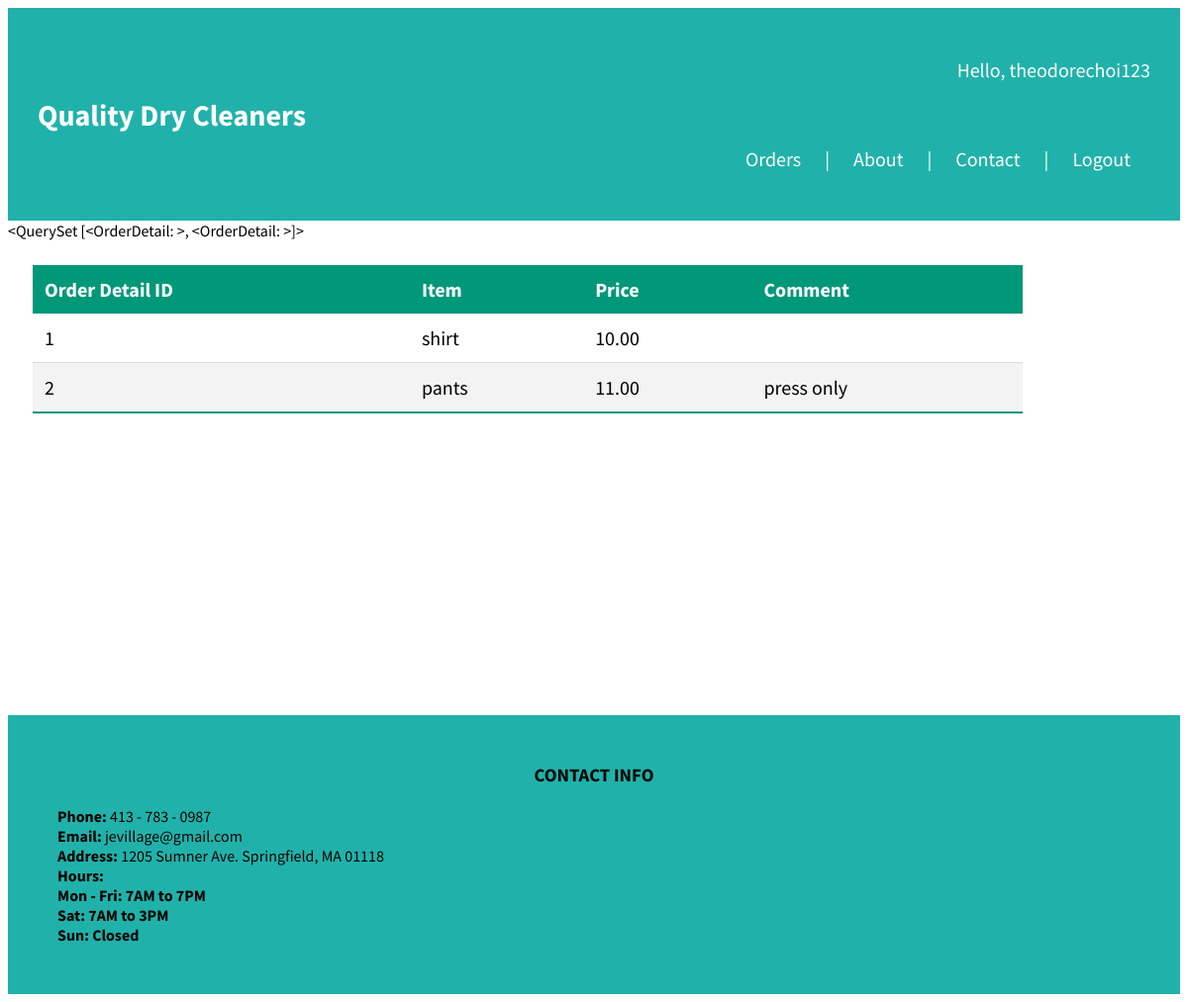
Page /orderDetail/1/ (signed in) on the committed database.
### account/models.py (models this page shows, shortened)
class Account(AbstractBaseUser):
	email 					= models.EmailField(verbose_name='email', max_length=60, unique=True)
	first_name				= models.CharField(max_length=30)
	last_name				= models.CharField(max_length=30)
	username 				= models.CharField(max_length=30, unique=True)
	date_joined				= models.DateTimeField(verbose_name='date joined', auto_now_add=True)
	last_login 				= models.DateTimeField(verbose_name='last login', auto_now=True)
	is_admin 				= models.BooleanField(default=False)
	is_active 				= models.BooleanField(default=True)
	is_staff 				= models.BooleanField(default=False)
	is_superuser 			= models.BooleanField(default=False)
	USERNAME_FIELD = 'email' #This is how you login to the website (using email)
	REQUIRED_FIELDS = ['username', 'first_name', 'last_name',]
	objects = MyAccountManager()

### orderDetail/models.py (models this page shows)
class OrderDetail(models.Model):
	orderDetailID = models.BigAutoField(primary_key=True)
	item = models.TextField()
	price = models.TextField()
	comment = models.TextField()
	orderID_ID = models.ForeignKey(UserOrder, on_delete=models.CASCADE, db_column='orderID')
	def __str__(self):
		return ''

### orderDetail/views.py (the view)
# urls.py: path('orderDetail/<int:orderID>/', OrderDetailView, name="orderDetail"),
def OrderDetailView(request, orderID):
    context = {}
    orderDetail = OrderDetail.objects.filter(orderID_ID=orderID)
    context['orderDetail'] = orderDetail
    print(f'order_id: {orderID}')
    return render(request, 'orderDetail/orderDetail.html', context)

### orderDetail/templates/orderDetail/orderDetail.html
{% extends 'base.html' %}
{% block content %}
<div class="orders">
    {{orderDetail}}
    <div>
		<table class="content-table">
			<thead>
				<tr>
					<th>Order Detail ID</th>
					<th>Item</th>
					<th>Price</th>
					<th>Comment</th>
				</tr>
			</thead>
			<tbody>
				{% for i in orderDetail %}
				<tr>
					<td>{{ i.orderDetailID }}</td>
					<td>{{ i.item }}</td>
					<td>{{ i.price }}</td>
					<td>{{ i.comment }}</td>
				</tr>
				{% endfor %}
			</tbody>
		</table>
	</div>
</div>
{% endblock content %}

### templates/base.html (shortened to what this page needs)
<!DOCTYPE html>
{% load static %}
<html>
<head>
	<link rel="stylesheet" type= "text/css" href="{% static 'css/style.css' %}">
	<div class="header">
		<nav>
			<h1><a id="company_name" href="{% url 'home' %}">Quality Dry Cleaners</a></h1>
			<div class="links">
				{% if request.user.is_authenticated %}
					<p class="username_greeting">Hello, {{request.user.username}}</p> <br>
					<p><a id="small_buttons" href="{% url 'order' %}">Orders</a> | <a id="small_buttons" href="{% url 'home' %}#about">About</a> | <a id="small_buttons" href="#contact">Contact</a> | <a id="small_buttons" href="{% url 'logout' %}">Logout</a></p>
				{% else %}
					<p><a id="small_buttons" href="{% url 'home' %}#about">About</a> | <a id="small_buttons" href="#contact">Contact</a> | <a id="small_buttons" href="{% url 'register' %}">Register</a> | <a id="small_buttons" href="{% url 'login' %}">Login</a></p>
				{% endif %}
			</div>
		</nav>
	</div>
</head>
<body>
	{% block content %}
	{% endblock content %}
</body>
<footer>
	<div class="footer">
		<div id="contact">
			<h3 id="contact-title">
				CONTACT INFO
			</h3>
			<p id="contact-para">
				<b>Phone: </b>413 - 783 - 0987<br>
				<b>Email: </b>jevillage@gmail.com<br>
				<b>Address: </b>1205 Sumner Ave. Springfield, MA 01118<br>
				<b>Hours: </b><br>
				<b>Mon - Fri: 7AM to 7PM<br>
				Sat: 7AM to 3PM<br>
				Sun: Closed</b>
			</p>
		</div>
	</div>
</footer>
</html>

### static/css/style.css (style rules this page uses)
.header { padding: 30px; background: lightseagreen; color: white; font-size: 20px; }
#company_name { color: white; }
.orders { height: 500px; }
.content-table { border-collapse: collapse; color: black; margin: 25px; font-size: 20px; min-width: 1000px; }
.content-table thead tr { background-color: #009879; color: #ffffff; text-align: left; }
.content-table th, .content-table td { padding: 12px; }
.content-table tbody tr { border-bottom: 1px solid #dddddd; }
.content-table tbody tr:nth-of-type(even) { background-color: #f3f3f3; }
.content-table tbody tr:last-of-type { border-bottom: 2px solid #009879; }
* { font-family: 'Source Sans Pro', sans-serif; }
html { scroll-behavior: smooth; }
a { text-decoration: none; color: black; }
nav { display: flex; align-items: center; justify-content: space-between; }
.links { float: right; }
.username_greeting { text-align: end; color: white; }
#small_buttons { text-align: end; margin: 0px; padding: 20px; width: 500px; height: 100px; background-color: #20B2AA; color: white; border: none; }
.footer { padding: 30px; background-color: #20B2AA; color: black; scroll-behavior: smooth; }
#contact-title { font-weight: bold; text-align: center; }
#contact-para { text-align: left; margin: 20px; }

### rows in the picture
Account: user.username "theodorechoi123"
OrderDetail: orderDetailID "1", item "shirt", price "10.00"
OrderDetail: orderDetailID "2", item "pants", price "11.00", comment "press only"

### other values in the picture
{{ orderDetail }} "<QuerySet [<OrderDetail: >, <OrderDetail: >]>"
